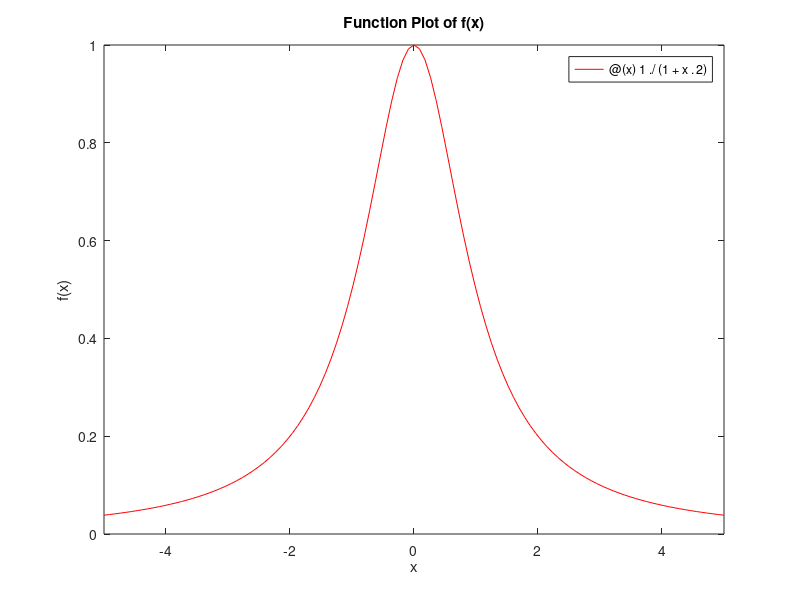

MATLAB code to generate this figure: (Note: this script raises an error after producing the figure.)
function q3()
    h=0;
    x=[];
    y=[];
    p=1+sqrt(10);
    f=@(x) 1./(1+x.^2);
    figure
    fplot(f,[-5,5],'r');
    xlabel('x');
    ylabel('f(x)');
    title('Function Plot of f(x)');
    hold off
    fullY = [];
    nArray = [1,2,3,4,5,6,7,8,9,10];
    fprintf('Taking P_n as Newton forward-difference interpolating polynomial,\n');
    for n = 1:10
        h1=10/n;
        x= 0:n;
        x= (h1*x)-5;
        y=1./(1+x.^2);
        fprintf('For n = %d, ',n)
        temp = forward_diff_q3(x,y,p,n);
        fullY(end+1) = temp;
    end
    fprintf('\nTaking P_n as Newton backward-difference interpolating polynomial,\n')
    for n = 1:10
        h1=10/n;
        x= 0:n;
        x= (h1*x)-5;
        y=1./(1+x.^2);
        fprintf('For n = %d, ',n)
        backward_diff_q3(x,y,p,n);
    end
    fprintf('\nTaking P_n as Lagrange Interpolant,\n')
    for n = 1:10
        h1=10/n;
        x= 0:n;
        x= (h1*x)-5;
        y=1./(1+x.^2);
        fprintf('For n = %d, ',n)
        lagrange_interpolation_q3(x,y,p,n);
    end
    figure
    plot(nArray,fullY,'-or');
    xlabel('n');
    ylabel('y_n');
    title('Plot of the sequence \{y_n\}');
    hold off
end